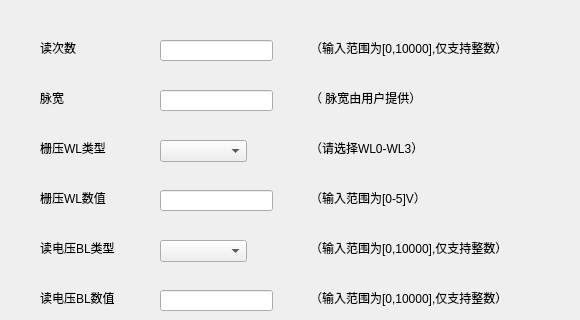
    <widget class="QWidget" name="tab_9">
     <attribute name="title">
      <string>SL识别测试</string>
     </attribute>
     <widget class="QLabel" name="label_109">
      <property name="geometry">
       <rect>
        <x>310</x>
        <y>190</y>
        <width>261</width>
        <height>16</height>
       </rect>
      </property>
      <property name="text">
       <string>（输入范围为[0-5]V）</string>
      </property>
     </widget>
     <widget class="QLineEdit" name="lineEdit_36">
      <property name="geometry">
       <rect>
        <x>160</x>
        <y>290</y>
        <width>113</width>
        <height>21</height>
       </rect>
      </property>
     </widget>
     <widget class="QLabel" name="label_110">
      <property name="geometry">
       <rect>
        <x>40</x>
        <y>240</y>
        <width>101</width>
        <height>16</height>
       </rect>
      </property>
      <property name="text">
       <string>读电压BL类型</string>
      </property>
     </widget>
     <widget class="QLabel" name="label_111">
      <property name="geometry">
       <rect>
        <x>40</x>
        <y>140</y>
        <width>81</width>
        <height>16</height>
       </rect>
      </property>
      <property name="text">
       <string>栅压WL类型</string>
      </property>
     </widget>
     <widget class="QComboBox" name="comboBox_22">
      <property name="geometry">
       <rect>
        <x>160</x>
        <y>140</y>
        <width>87</width>
        <height>22</height>
       </rect>
      </property>
      <item>
       <property name="text">
        <string/>
       </property>
      </item>
      <item>
       <property name="text">
        <string>WL0</string>
       </property>
      </item>
      <item>
       <property name="text">
        <string>WL1</string>
       </property>
      </item>
      <item>
       <property name="text">
        <string>WL2</string>
       </property>
      </item>
      <item>
       <property name="text">
        <string>WL3</string>
       </property>
      </item>
      <item>
       <property name="text">
        <string>WL0-WL3</string>
       </property>
      </item>
     </widget>
     <widget class="QLabel" name="label_112">
      <property name="geometry">
       <rect>
        <x>310</x>
        <y>90</y>
        <width>261</width>
        <height>16</height>
       </rect>
      </property>
      <property name="text">
       <string>（ 脉宽由用户提供）</string>
      </property>
     </widget>
     <widget class="QLineEdit" name="lineEdit_37">
      <property name="geometry">
       <rect>
        <x>160</x>
        <y>40</y>
        <width>113</width>
        <height>21</height>
       </rect>
      </property>
     </widget>
     <widget class="QLineEdit" name="lineEdit_38">
      <property name="geometry">
       <rect>
        <x>160</x>
        <y>190</y>
        <width>113</width>
        <height>21</height>
       </rect>
      </property>
     </widget>
     <widget class="QLabel" name="label_113">
      <property name="geometry">
       <rect>
        <x>40</x>
        <y>40</y>
        <width>51</width>
        <height>16</height>
       </rect>
      </property>
      <property name="text">
       <string>读次数</string>
      </property>
     </widget>
     <widget class="QLabel" name="label_114">
      <property name="geometry">
       <rect>
        <x>310</x>
        <y>240</y>
        <width>261</width>
        <height>16</height>
       </rect>
      </property>
      <property name="text">
       <string>（输入范围为[0,10000],仅支持整数）</string>
      </property>
     </widget>
     <widget class="QLabel" name="label_115">
      <property name="geometry">
       <rect>
        <x>40</x>
        <y>90</y>
        <width>51</width>
        <height>16</height>
       </rect>
      </property>
      <property name="text">
       <string>脉宽</string>
      </property>
     </widget>
     <widget class="QLabel" name="label_116">
      <property name="geometry">
       <rect>
        <x>40</x>
        <y>190</y>
        <width>81</width>
        <height>16</height>
       </rect>
      </property>
      <property name="text">
       <string>栅压WL数值</string>
      </property>
     </widget>
     <widget class="QLabel" name="label_117">
      <property name="geometry">
       <rect>
        <x>310</x>
        <y>290</y>
        <width>261</width>
        <height>16</height>
       </rect>
      </property>
      <property name="text">
       <string>（输入范围为[0,10000],仅支持整数）</string>
      </property>
     </widget>
     <widget class="QLabel" name="label_118">
      <property name="geometry">
       <rect>
        <x>310</x>
        <y>140</y>
        <width>261</width>
        <height>16</height>
       </rect>
      </property>
      <property name="text">
       <string>（请选择WL0-WL3）</string>
      </property>
     </widget>
     <widget class="QLineEdit" name="lineEdit_39">
      <property name="geometry">
       <rect>
        <x>160</x>
        <y>90</y>
        <width>113</width>
        <height>21</height>
       </rect>
      </property>
     </widget>
     <widget class="QLabel" name="label_119">
      <property name="geometry">
       <rect>
        <x>310</x>
        <y>40</y>
        <width>261</width>
        <height>16</height>
       </rect>
      </property>
      <property name="text">
       <string>（输入范围为[0,10000],仅支持整数）</string>
      </property>
     </widget>
     <widget class="QComboBox" name="comboBox_23">
      <property name="geometry">
       <rect>
        <x>160</x>
        <y>240</y>
        <width>87</width>
        <height>22</height>
       </rect>
      </property>
      <item>
       <property name="text">
        <string/>
       </property>
      </item>
      <item>
       <property name="text">
        <string>BL0</string>
       </property>
      </item>
      <item>
       <property name="text">
        <string>BL1</string>
       </property>
      </item>
      <item>
       <property name="text">
        <string>BL2</string>
       </property>
      </item>
      <item>
       <property name="text">
        <string>BL3</string>
       </property>
      </item>
      <item>
       <property name="text">
        <string>BL0-BL3</string>
       </property>
      </item>
     </widget>
     <widget class="QLabel" name="label_120">
      <property name="geometry">
       <rect>
        <x>40</x>
        <y>290</y>
        <width>101</width>
        <height>16</height>
       </rect>
      </property>
      <property name="text">
       <string>读电压BL数值</string>
      </property>
     </widget>
    </widget>
